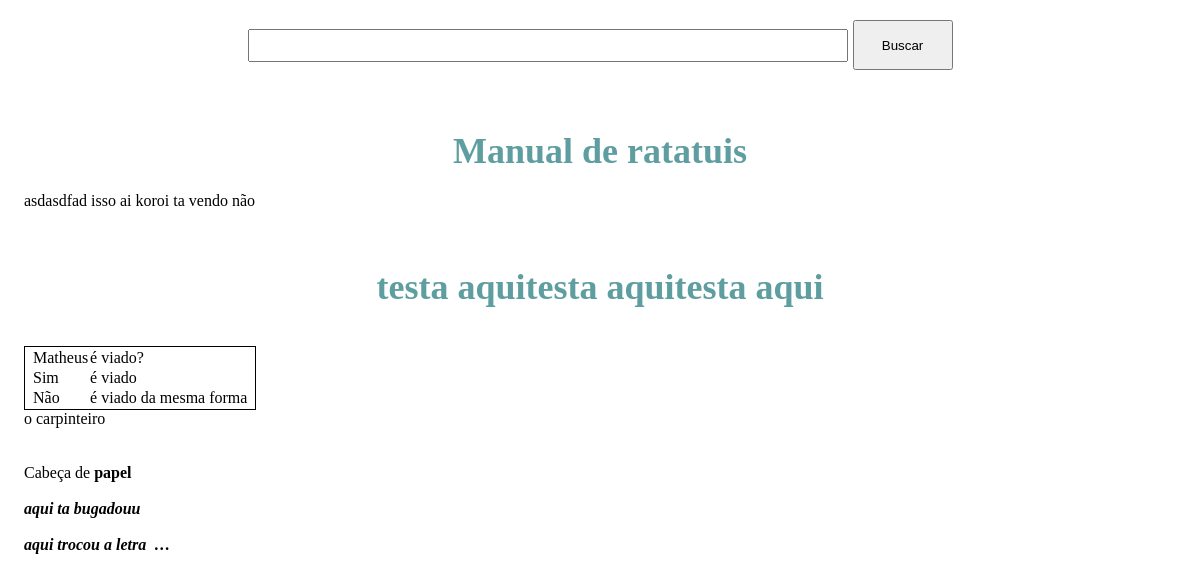
The app's page /, older data.
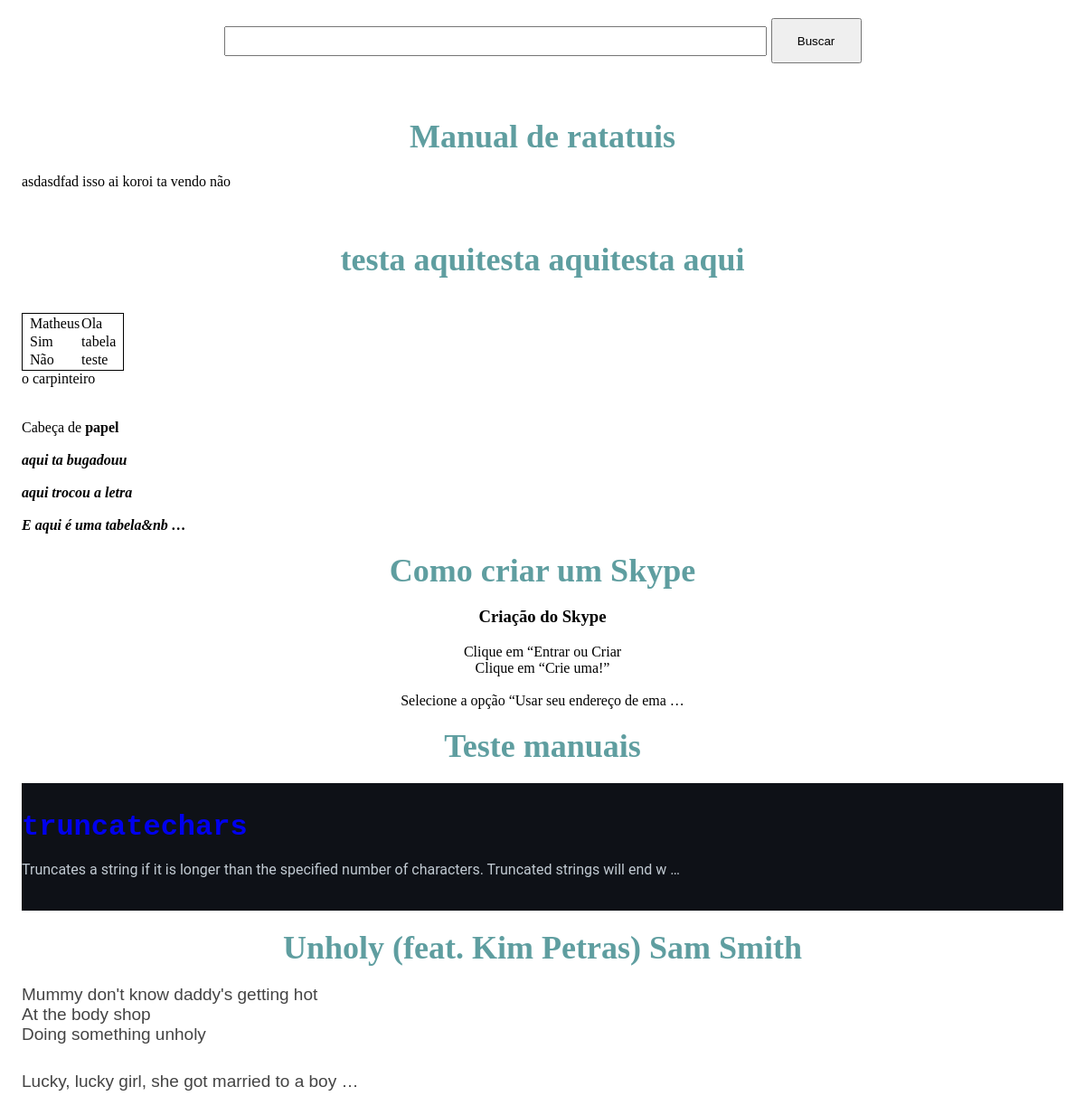
The same page, newer data.
### editorSummernote/models.py (models this page shows, shortened)
class Manuais(models.Model):
    titulo = models.CharField(max_length=255)
    conteudo = models.TextField()
    class Meta:
        db_table = 'Manuais'

### editorSummernote/views.py (the view)
# urls.py: path('', views.principal, name='principal'),
def principal(request):
    manuais = Manuais.objects.all()
    busca = request.GET.get('search')
    if busca:
        print(busca)
        manuais = Manuais.objects.filter(conteudo__icontains = busca) #O termo icontains serve para realizarmos uma busca com o que foi digitado
        print(manuais)
    return render(request, 'manuais.html', {'manuais':manuais})

### editorSummernote/templates/manuais.html (shortened to what this page needs)
{% load static %}
<!DOCTYPE html>
<html lang="pr_br">
<head>
    <link rel="stylesheet" href="{% static 'css/manuaisStyle.css' %}">
</head>
<body>
    <form action="">
        <div id="pesquisa">
            <input type="search" name="search" id="search">
            <button type="submit" id="button">Buscar</button>
        </div>
        <section id="panelManuais">
            {% for manua in manuais %}
            <a href="{% url 'manual' manua.id %}">
                <div>
                    <div id="titulo">
                        <h2>{{manua.titulo}}</h2>
                    </div>
                    <div id="conteudo">
                        {{manua.conteudo|safe|truncatechars_html:120}}
                    </div>
                </div>
            </a>
            {% endfor %}
        </section>
    </form>
</body>
</html>

### templates/static/css/manuaisStyle.css (style rules this page uses)
* { margin: 0; padding: 0; list-style: none; box-sizing: border-box; text-decoration: none; }
#panelManuais { display: flex; flex-direction: column; padding: 20px 2%; }
#titulo { padding: 20px 0; text-align: center; font-size: 150%; color: cadetblue; }
#conteudo { color: black; text-align: left; }
#pesquisa>#search { width: 50%; padding: 7px 10px; }
#pesquisa { display: flex; align-items: center; justify-content: center; padding: 20px 0 20px 0; gap: 5px; }
#button { width: 100px; height: 50px; }
table { background-color: rgb(255, 255, 255); border: 1px solid black; padding: 0px 6px; }
tr { padding: 15px 0; border-right: 1px solid black; }

Row changes from the older to the newer data that the page shows:
changed Manuais "testa aquitesta aquitesta aqui": conteudo "Matheus é viado? Sim é viado Não é viado da mesma forma o carpinteiro Cabeça de papel aqui ta bugadouu aqui trocou a letra …" → "Matheus Ola Sim tabela Não teste o carpinteiro Cabeça de papel aqui ta bugadouu aqui trocou a letra E aqui é uma tabela&nb …"
added Manuais: titulo "Como criar um Skype", conteudo "Criação do Skype Clique em “Entrar ou Criar Clique em “Crie uma!” Selecione a opção “Usar seu endereço de ema …"
added Manuais: titulo "Teste manuais", conteudo "Truncates a string if it is longer than the specified number of characters. Truncated strings will end w …"
added Manuais: titulo "Unholy (feat. Kim Petras) Sam Smith", conteudo "Mummy don't know daddy's getting hot At the body shop Doing something unholy Lucky, lucky girl, she got married to a boy …"
